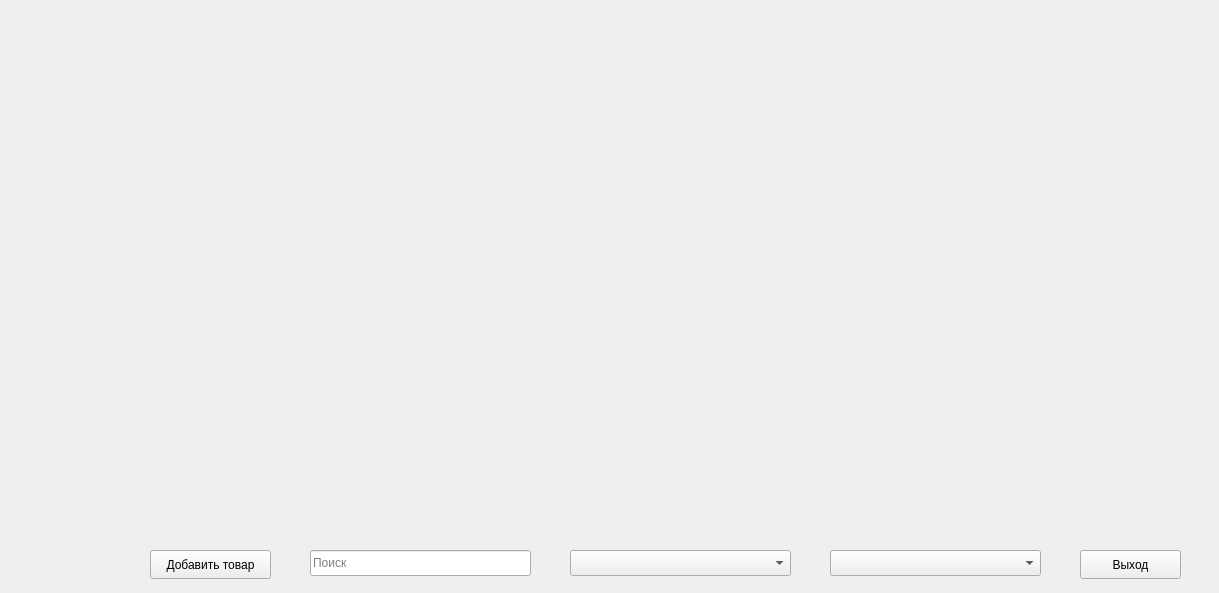
<?xml version="1.0" encoding="UTF-8"?>
<ui version="4.0">
 <class>Widget</class>
 <widget class="QWidget" name="Widget">
  <property name="geometry">
   <rect>
    <x>0</x>
    <y>0</y>
    <width>1219</width>
    <height>593</height>
   </rect>
  </property>
  <property name="windowTitle">
   <string>Каталог товаров</string>
  </property>
  <property name="windowIcon">
   <iconset>
    <normaloff>../../Desktop/Дем 2026 задание/Модуль 1/import/Icon.ico</normaloff>../../Desktop/Дем 2026 задание/Модуль 1/import/Icon.ico</iconset>
  </property>
  <widget class="QLabel" name="label">
   <property name="geometry">
    <rect>
     <x>30</x>
     <y>10</y>
     <width>1151</width>
     <height>20</height>
    </rect>
   </property>
   <property name="text">
    <string/>
   </property>
   <property name="alignment">
    <set>Qt::AlignmentFlag::AlignRight|Qt::AlignmentFlag::AlignTop|Qt::AlignmentFlag::AlignTrailing</set>
   </property>
  </widget>
  <widget class="QPushButton" name="exitButton">
   <property name="geometry">
    <rect>
     <x>1080</x>
     <y>550</y>
     <width>101</width>
     <height>29</height>
    </rect>
   </property>
   <property name="text">
    <string>Выход</string>
   </property>
  </widget>
  <widget class="QPushButton" name="addProductButton">
   <property name="geometry">
    <rect>
     <x>150</x>
     <y>550</y>
     <width>121</width>
     <height>29</height>
    </rect>
   </property>
   <property name="text">
    <string>Добавить товар</string>
   </property>
  </widget>
  <widget class="QLineEdit" name="searchLineEdit">
   <property name="geometry">
    <rect>
     <x>310</x>
     <y>550</y>
     <width>221</width>
     <height>26</height>
    </rect>
   </property>
   <property name="placeholderText">
    <string>Поиск</string>
   </property>
  </widget>
  <widget class="QComboBox" name="sortComboBox">
   <property name="geometry">
    <rect>
     <x>570</x>
     <y>550</y>
     <width>221</width>
     <height>26</height>
    </rect>
   </property>
   <property name="placeholderText">
    <string>Сортировка</string>
   </property>
  </widget>
  <widget class="QComboBox" name="supplierComboBox">
   <property name="geometry">
    <rect>
     <x>830</x>
     <y>550</y>
     <width>211</width>
     <height>26</height>
    </rect>
   </property>
   <property name="placeholderText">
    <string>Поставщик</string>
   </property>
  </widget>
 </widget>
 <resources/>
 <connections/>
</ui>
